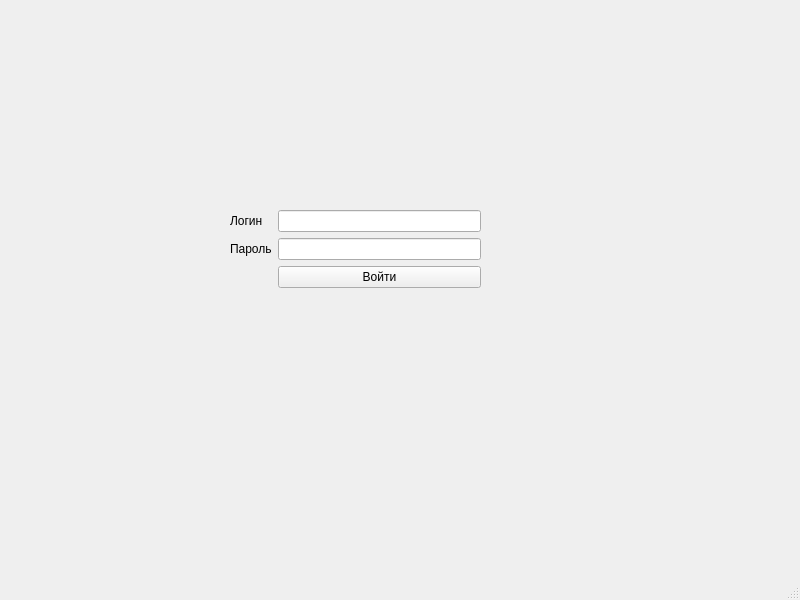
<?xml version="1.0" encoding="UTF-8"?>
<ui version="4.0">
 <class>MainWindow</class>
 <widget class="QMainWindow" name="MainWindow">
  <property name="geometry">
   <rect>
    <x>0</x>
    <y>0</y>
    <width>800</width>
    <height>600</height>
   </rect>
  </property>
  <property name="windowTitle">
   <string>MainWindow</string>
  </property>
  <widget class="QWidget" name="centralwidget">
   <widget class="QWidget" name="formLayoutWidget">
    <property name="geometry">
     <rect>
      <x>230</x>
      <y>210</y>
      <width>251</width>
      <height>131</height>
     </rect>
    </property>
    <layout class="QFormLayout" name="formLayout">
     <item row="0" column="0">
      <widget class="QLabel" name="label">
       <property name="text">
        <string>Логин</string>
       </property>
      </widget>
     </item>
     <item row="0" column="1">
      <widget class="QLineEdit" name="login">
       <property name="text">
        <string/>
       </property>
      </widget>
     </item>
     <item row="1" column="0">
      <widget class="QLabel" name="label_2">
       <property name="text">
        <string>Пароль</string>
       </property>
      </widget>
     </item>
     <item row="1" column="1">
      <widget class="QLineEdit" name="passwd">
       <property name="inputMethodHints">
        <set>Qt::ImhDate|Qt::ImhHiddenText|Qt::ImhNoAutoUppercase|Qt::ImhNoPredictiveText|Qt::ImhPreferLowercase|Qt::ImhSensitiveData|Qt::ImhUppercaseOnly</set>
       </property>
       <property name="echoMode">
        <enum>QLineEdit::Password</enum>
       </property>
      </widget>
     </item>
     <item row="2" column="1">
      <widget class="QPushButton" name="log_in_button">
       <property name="text">
        <string>Войти</string>
       </property>
      </widget>
     </item>
    </layout>
   </widget>
  </widget>
  <widget class="QMenuBar" name="menubar">
   <property name="geometry">
    <rect>
     <x>0</x>
     <y>0</y>
     <width>800</width>
     <height>22</height>
    </rect>
   </property>
  </widget>
  <widget class="QStatusBar" name="statusbar"/>
 </widget>
 <resources/>
 <connections/>
</ui>
